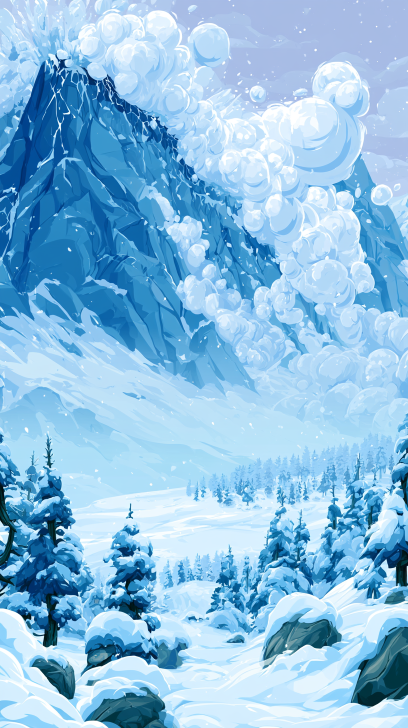
#> input picture Background Images/Avalanche.png, 816 x 1456 px, given in place of Mudslide.png, which was not available (shown at 1/2 size)
$ python import_bgs.py
#> lines starting #> are read from the running program, lines starting #| are printed output that depends on the picture; pictures that were not available may be replaced by others from this repository, and a replacement may not be noted
#!/usr/bin/env python3
"""Import Midjourney backgrounds -> game assets.

- trims letterbox bars (Mudslide came back square with black pillarboxing)
- cover-fits to 960x1708 (2x the 480x854 canvas), anchored so the TOP of the
  image survives: the top band is the most-visible zone (see ART_BIBLE)
- measures mean luminance behind the board (y 112..532 logical) per world so the
  in-game scrim can adapt: bright worlds (blizzard, sandstorm) get more scrim or
  the letter tiles vanish into them.
"""
from PIL import Image, ImageChops, ImageStat
import os, json

SRC = "Background Images"
DST = "game/src/assets/backgrounds"
TW, TH = 960, 1708           # 2x canvas
os.makedirs(DST, exist_ok=True)

MAP = {"Mudslide":"mudslide","Landslide":"landslide","Avalanche":"avalanche","Volcano":"volcano",
       "Sandstorm":"sandstorm","Waterfall":"waterfall","Blizzard":"blizzard","Home":"home"}

def trim_bars(im, thresh=14):
    """Remove near-black letterbox bars. Midjourney pads to square when --ar is
    omitted, and the bars are *near* black (e.g. rgb(0,0,10)), not pure black —
    so threshold on luminance rather than diffing against the corner pixel."""
    import numpy as np
    a = np.asarray(im.convert("RGB"), dtype=float)
    lum = a.mean(axis=2)
    cols = np.where(lum.mean(axis=0) >= thresh)[0]
    rows = np.where(lum.mean(axis=1) >= thresh)[0]
    if len(cols) == 0 or len(rows) == 0:
        return im
    box = (int(cols.min()), int(rows.min()), int(cols.max())+1, int(rows.max())+1)
    if (box[2]-box[0]) < im.size[0]*0.25 or (box[3]-box[1]) < im.size[1]*0.25:
        return im
    return im.crop(box)

def cover(im, tw, th):
    """Scale to cover tw x th, crop centred horizontally, anchored to the TOP."""
    w, h = im.size
    s = max(tw/w, th/h)
    nw, nh = round(w*s), round(h*s)
    im = im.resize((nw, nh), Image.LANCZOS)
    x = (nw - tw)//2
    y = 0 if nh - th < th*0.25 else int((nh - th)*0.15)   # favour the top
    return im.crop((x, y, x+tw, y+th))

report = {}
for src, key in MAP.items():
    p = os.path.join(SRC, src + ".png")
    im = Image.open(p).convert("RGB")
#> im is the input picture: PIL image 816x1456 RGB; mean R, G, B 139.2, 189.9, 224.9
    before = im.size
#> before = (816, 1456)
    im = trim_bars(im)
#> in trim_bars, `lum = a.mean(axis=2)`:
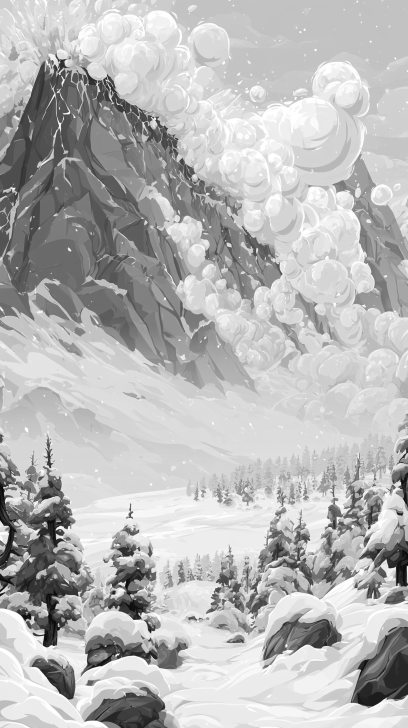
#> lum: shape (1456, 816) float64 (shown at 1/2 size); min 0, max 255, mean 184.7
#> in trim_bars, `cols = np.where(lum.mean(axis=0) >= thresh)[0]`: cols = 816 values from 0 to 815
#> in trim_bars, `rows = np.where(lum.mean(axis=1) >= thresh)[0]`: rows = 1456 values from 0 to 1455
#> in trim_bars, `box = (int(cols.min()), int(rows.min()), int(cols.max())+1, int(rows.m..`: box = (0, 0, 816, 1456)
    trimmed = im.size
#> trimmed = (816, 1456)
    im = cover(im, TW, TH)
#> in cover, `return im.crop((x, y, x+tw, y+th))`:
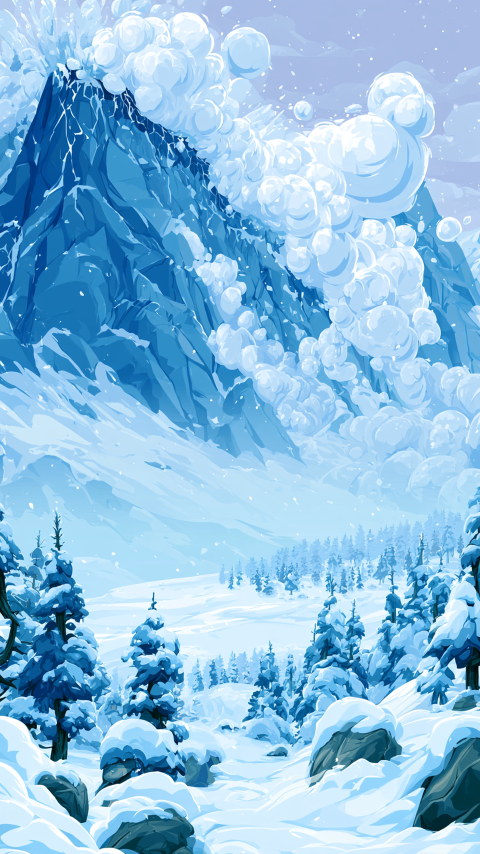
#> returned value: PIL image 960x1708 RGB (shown at 1/2 size); mean R, G, B 139.2, 189.8, 224.8
    out = os.path.join(DST, f"bg_{key}.jpg")
    im.save(out, "JPEG", quality=88, optimize=True, progressive=True)

    # luminance behind the board: logical y 112..532, x 46..466 -> x2
    band = im.crop((92, 224, 932, 1064)).convert("L")
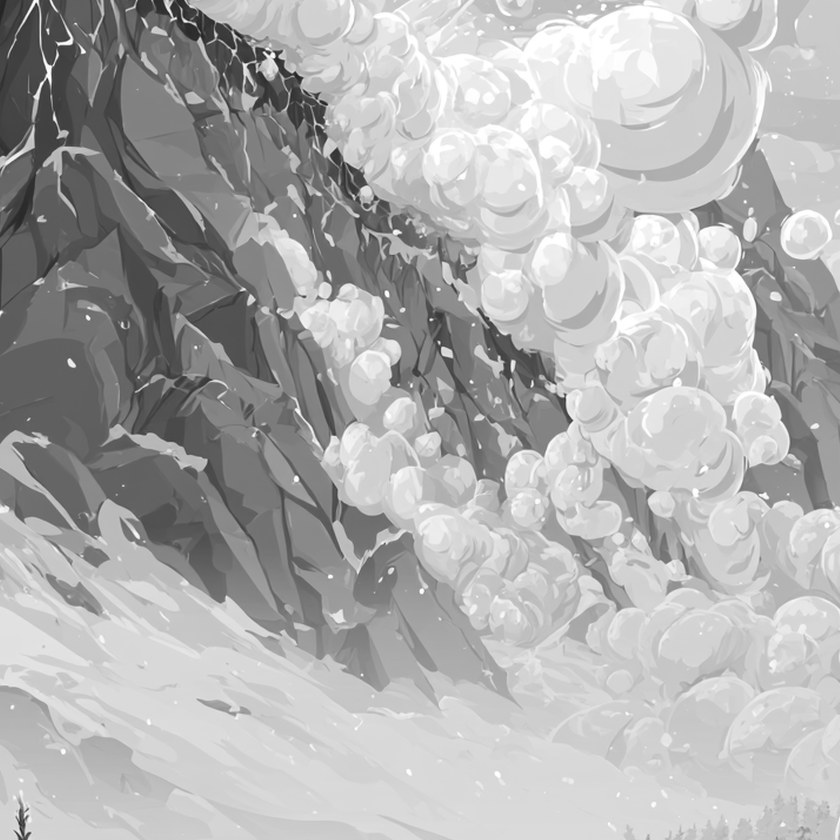
#> band: PIL image 840x840 L; min 32, max 255, mean 175.8
    st = ImageStat.Stat(band)
    lum, sd = st.mean[0], st.stddev[0]
#> lum = 175.8; sd = 50.14
    # scrim alpha: bright + flat backgrounds swallow cream tiles. Map 130..215 -> 0.16..0.42
    scrim = max(0.14, min(0.44, 0.16 + (lum-130)/85 * 0.26))
#> scrim = 0.3
    report[key] = dict(lum=round(lum,1), sd=round(sd,1), scrim=round(scrim,2))
    print(f"{key:11} {before[0]}x{before[1]} -> trim {trimmed[0]}x{trimmed[1]} -> {TW}x{TH}   "
          f"board-band luminance {lum:6.1f} (sd {sd:5.1f})   scrim {scrim:.2f}")
#| mudslide    816x1456 -> trim 816x1456 -> 960x1708   board-band luminance  175.8 (sd  50.1)   scrim 0.30
#> pass 2 of the loop `for src, key in MAP.items():`:
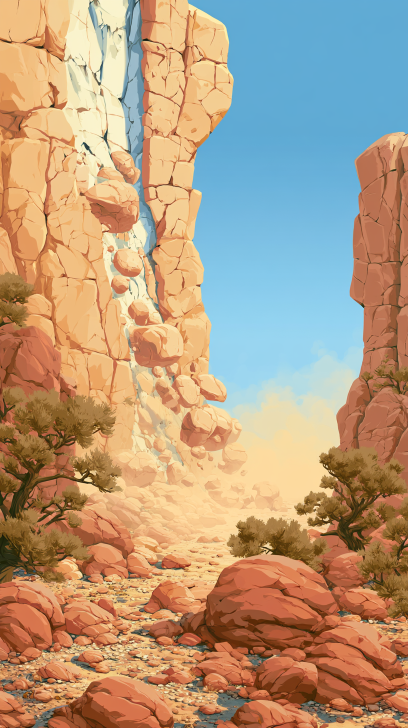
#> input picture Background Images/Landslide.png, 816 x 1456 px, found by its file name (shown at 1/2 size)
#> im is the input picture: PIL image 816x1456 RGB; mean R, G, B 180.9, 155, 127.1
#> in trim_bars (call 2), `lum = a.mean(axis=2)`:
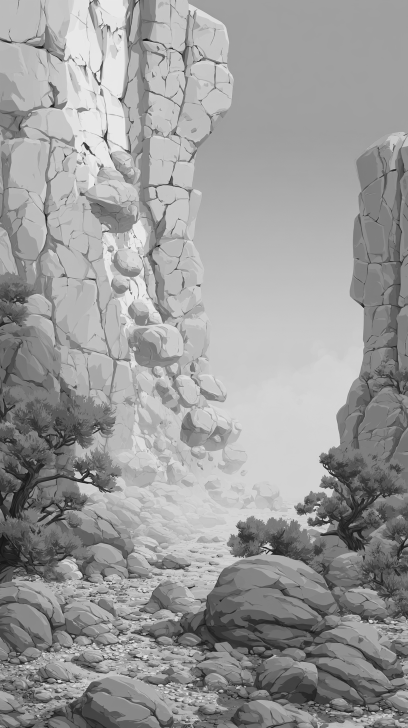
#> lum: shape (1456, 816) float64 (shown at 1/2 size); min 5.33, max 246.3, mean 154.3
#> im: PIL image 960x1713 RGB
#> `band = im.crop((92, 224, 932, 1064)).convert("L")`:
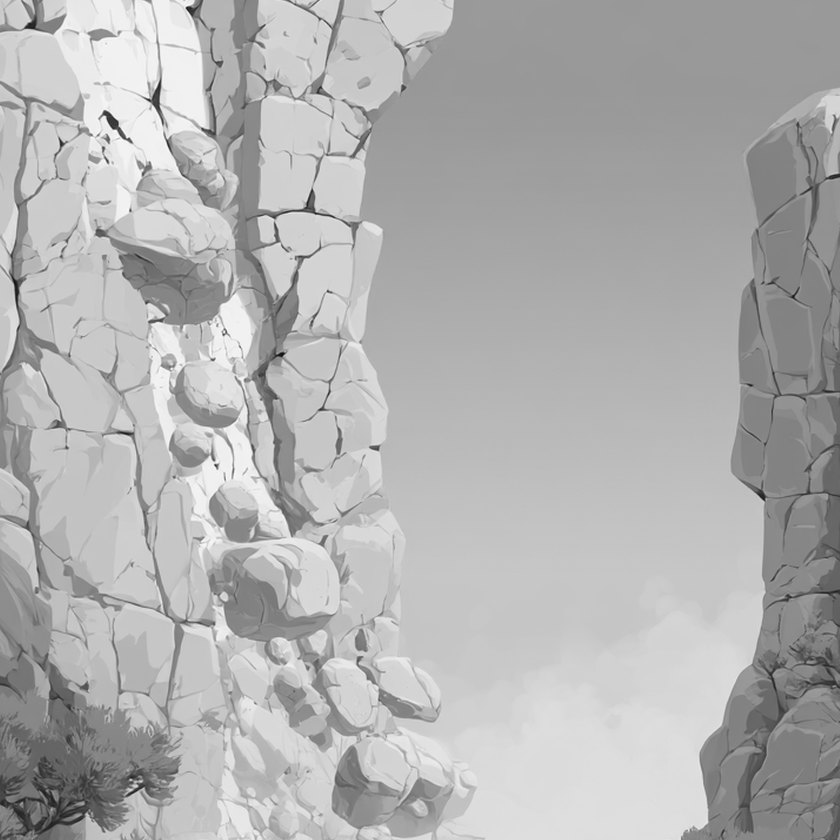
#> band: PIL image 840x840 L; min 16, max 253, mean 177
#> `lum, sd = st.mean[0], st.stddev[0]`: lum = 177; sd = 34.46
#> scrim = 0.304
#| landslide   816x1456 -> trim 816x1456 -> 960x1708   board-band luminance  177.0 (sd  34.5)   scrim 0.30
#> (the run stopped early here; a loop or call above may not have finished)
